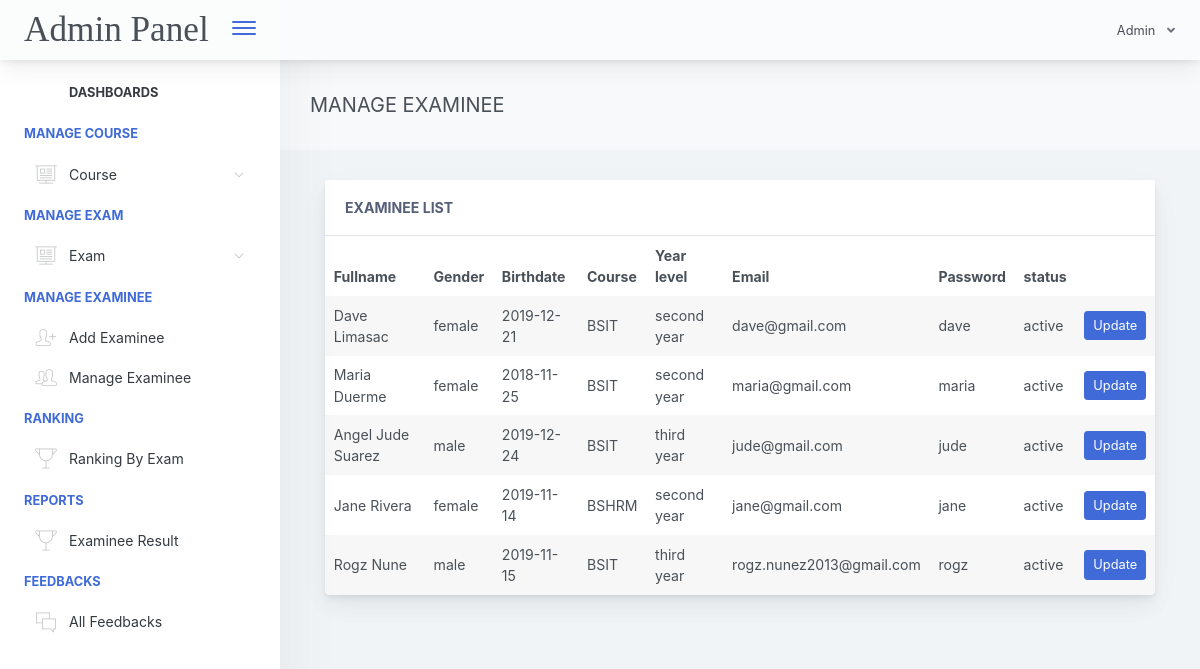
The page /adminpanel/admin/home.php?page=manage-examinee (signed in) on the database as committed earlier.
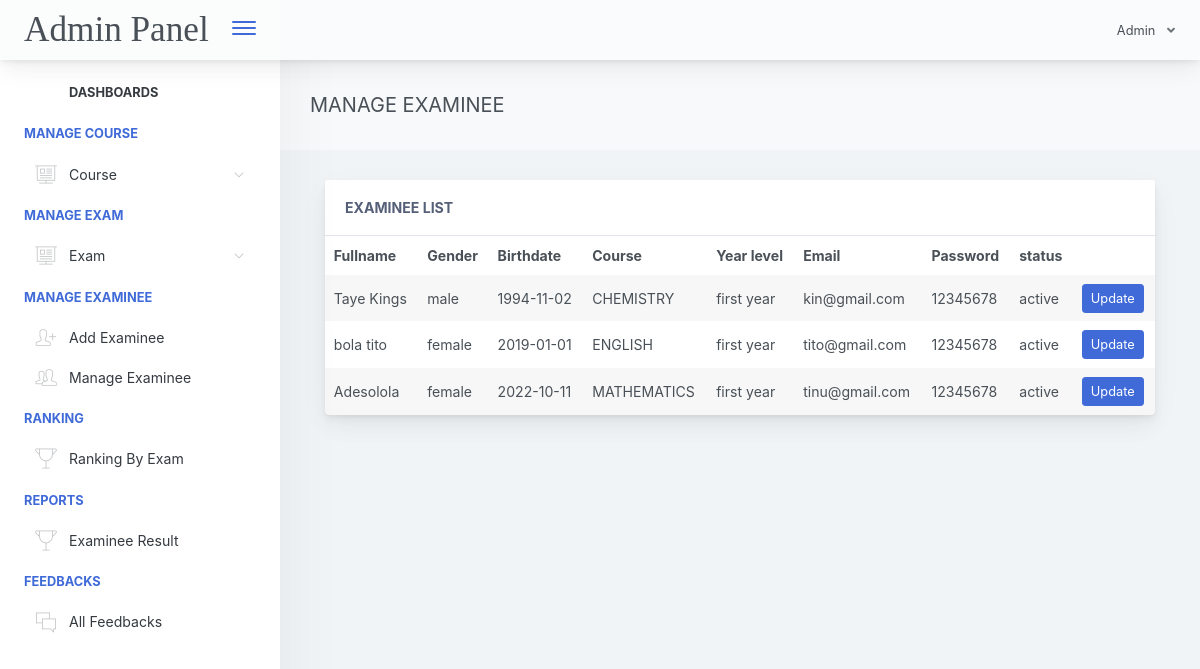
The same page on the database as committed later.
### tables this page shows
CREATE TABLE `examinee_tbl` (
  `exmne_id` int(11) NOT NULL,
  `exmne_fullname` varchar(1000) NOT NULL,
  `exmne_course` varchar(1000) NOT NULL,
  `exmne_gender` varchar(1000) NOT NULL,
  `exmne_birthdate` varchar(1000) NOT NULL,
  `exmne_year_level` varchar(1000) NOT NULL,
  `exmne_email` varchar(1000) NOT NULL,
  `exmne_password` varchar(1000) NOT NULL,
  `exmne_status` varchar(1000) NOT NULL DEFAULT 'active'
);

CREATE TABLE `course_tbl` (
  `cou_id` int(11) NOT NULL,
  `cou_name` varchar(1000) NOT NULL,
  `cou_created` timestamp NOT NULL DEFAULT current_timestamp() ON UPDATE current_timestamp()
);

### adminpanel/admin/pages/manage-examinee.php (the view, shortened to what this page needs)
<link rel="stylesheet" type="text/css" href="css/mycss.css">
<div class="app-main__outer">
        <div class="app-main__inner">
            <div class="app-page-title">
                <div class="page-title-wrapper">
                    <div class="page-title-heading">
                        <div>MANAGE EXAMINEE</div>
                    </div>
                </div>
            </div>
            <div class="col-md-12">
                <div class="main-card mb-3 card">
                    <div class="card-header">Examinee List
                    </div>
                    <div class="table-responsive">
                        <table class="align-middle mb-0 table table-borderless table-striped table-hover" id="tableList">
                            <thead>
                            <tr>
                                <th>Fullname</th>
                                <th>Gender</th>
                                <th>Birthdate</th>
                                <th>Course</th>
                                <th>Year level</th>
                                <th>Email</th>
                                <th>Password</th>
                                <th>status</th>
                                <th></th>
                            </tr>
                            </thead>
                            <tbody>
                              <?php
                                $selExmne = $conn->query("SELECT * FROM examinee_tbl ORDER BY exmne_id DESC ");
                                if($selExmne->rowCount() > 0)
                                {
                                    while ($selExmneRow = $selExmne->fetch(PDO::FETCH_ASSOC)) { ?>
                                        <tr>
                                           <td><?php echo $selExmneRow['exmne_fullname']; ?></td>
                                           <td><?php echo $selExmneRow['exmne_gender']; ?></td>
                                           <td><?php echo $selExmneRow['exmne_birthdate']; ?></td>
                                           <td>
                                            <?php
                                                 $exmneCourse = $selExmneRow['exmne_course'];
                                                 $selCourse = $conn->query("SELECT * FROM course_tbl WHERE cou_id='$exmneCourse' ")->fetch(PDO::FETCH_ASSOC);
                                                 echo $selCourse['cou_name'];
                                             ?>
                                            </td>
                                           <td><?php echo $selExmneRow['exmne_year_level']; ?></td>
                                           <td><?php echo $selExmneRow['exmne_email']; ?></td>
                                           <td><?php echo $selExmneRow['exmne_password']; ?></td>
                                           <td><?php echo $selExmneRow['exmne_status']; ?></td>
                                           <td>
                                               <a rel="facebox" href="facebox_modal/updateExaminee.php?id=<?php echo $selExmneRow['exmne_id']; ?>" class="btn btn-sm btn-primary">Update</a>
                                           </td>
                                        </tr>
                                    <?php }
                                }
                               ?>
                            </tbody>
                        </table>
                    </div>
                </div>
            </div>
</div>

### adminpanel/admin/includes/header.php (shortened to what this page needs)
<!doctype html>
<html lang="en">
<head>
    <link href="./main.css" rel="stylesheet">
    <link href="css/sweetalert.css" rel="stylesheet">
    <link href="css/facebox.css" rel="stylesheet">
</head>
<body id="body">
    <div class="app-container app-theme-white body-tabs-shadow fixed-sidebar fixed-header">
        <div class="app-header header-shadow">
            <div class="app-header__logo">
                <div style="font-family: Impact;font-size: 250%">Admin Panel</div>
                <div class="header__pane ml-auto">
                    <div>
                        <button type="button" class="hamburger close-sidebar-btn hamburger--elastic" data-class="closed-sidebar">
                            <span class="hamburger-box">
                                <span class="hamburger-inner"></span>
                            </span>
                        </button>
                    </div>
                </div>
            </div>
                <div class="app-header__content">
                <div class="app-header-right">
                    <div class="header-btn-lg pr-0">
                        <div class="widget-content p-0">
                            <div class="widget-content-wrapper">
                                <div class="widget-content-left">
                                    <div class="btn-group">
                                        <a data-toggle="dropdown" aria-haspopup="true" aria-expanded="false" class="p-0 btn">
                                            Admin
                                            <i class="fa fa-angle-down ml-2 opacity-8"></i>
                                        </a>
                                    </div>
                                </div>
                            </div>
                        </div>
                    </div>        </div>
            </div>
        </div>

### adminpanel/admin/home.php (shortened to what this page needs)
<?php include("includes/header.php"); ?>
<div class="app-main">
<?php include("includes/sidebar.php"); ?>
<?php
   @$page = $_GET['page'];
   if($page != '')
   {
     if($page == "add-course")
     {
     include("pages/add-course.php");
     }
     else if($page == "manage-course")
     {
     	include("pages/manage-course.php");
     }
     else if($page == "manage-exam")
     {
      include("pages/manage-exam.php");
     }
     else if($page == "manage-examinee")
     {
      include("pages/manage-examinee.php");
     }
   }
   else
   {
     include("pages/home.php");
   }
 ?>
<?php include("includes/footer.php"); ?>

### adminpanel/admin/includes/sidebar.php (shortened to what this page needs)
<div class="app-sidebar sidebar-shadow">
                     <div class="scrollbar-sidebar">
                     <div class="app-sidebar__inner">
                         <ul class="vertical-nav-menu">
                             <li class="app-sidebar__heading"><a href="home.php">Dashboards</a></li>
                             <li class="app-sidebar__heading">MANAGE COURSE</li>
                             <li>
                                 <a href="#">
                                      <i class="metismenu-icon pe-7s-display2"></i>
                                      Course
                                     <i class="metismenu-state-icon pe-7s-angle-down caret-left"></i>
                                 </a>
                             </li>
                             <li class="app-sidebar__heading">MANAGE EXAM</li>
                             <li>
                                 <a href="#">
                                      <i class="metismenu-icon pe-7s-display2"></i>
                                      Exam
                                     <i class="metismenu-state-icon pe-7s-angle-down caret-left"></i>
                                 </a>
                             </li>
                             <li class="app-sidebar__heading">MANAGE EXAMINEE</li>
                             <li>
                                 <a href="" data-toggle="modal" data-target="#modalForAddExaminee">
                                     <i class="metismenu-icon pe-7s-add-user">
                                     </i>Add Examinee
                                 </a>
                             </li>
                             <li>
                                 <a href="home.php?page=manage-examinee">
                                     <i class="metismenu-icon pe-7s-users">
                                     </i>Manage Examinee
                                 </a>
                             </li>
                             <li class="app-sidebar__heading">RANKING</li>
                             <li>
                                 <a href="home.php?page=ranking-exam">
                                     <i class="metismenu-icon pe-7s-cup">
                                     </i>Ranking By Exam
                                 </a>
                             </li>
                             <li class="app-sidebar__heading">REPORTS</li>
                             <li>
                                 <a href="home.php?page=examinee-result">
                                     <i class="metismenu-icon pe-7s-cup">
                                     </i>Examinee Result
                                 </a>
                             </li>
                              <li class="app-sidebar__heading">FEEDBACKS</li>
                             <li>
                                 <a href="home.php?page=feedbacks">
                                     <i class="metismenu-icon pe-7s-chat">
                                     </i>All Feedbacks
                                 </a>
                             </li>
                         </ul>
                     </div>
                 </div>
             </div>

### adminpanel/admin/includes/footer.php (shortened to what this page needs)
    </div>
        </div>
    </div>
<script type="text/javascript" src="./assets/scripts/main.js"></script></body>
</html>

Rows that differ between the two databases and show on the page:
removed examinee_tbl: exmne_fullname "Dave Limasac", exmne_gender "female", exmne_birthdate "2019-12-21", course_tbl.cou_name "BSIT", exmne_year_level "second year", exmne_email "dave@gmail.com", exmne_password "dave", exmne_status "active"
removed examinee_tbl: exmne_fullname "Maria Duerme", exmne_gender "female", exmne_birthdate "2018-11-25", course_tbl.cou_name "BSIT", exmne_year_level "second year", exmne_email "maria@gmail.com", exmne_password "maria", exmne_status "active"
removed examinee_tbl: exmne_fullname "Angel Jude Suarez", exmne_gender "male", exmne_birthdate "2019-12-24", course_tbl.cou_name "BSIT", exmne_year_level "third year", exmne_email "jude@gmail.com", exmne_password "jude", exmne_status "active"
removed examinee_tbl: exmne_fullname "Jane Rivera", exmne_gender "female", exmne_birthdate "2019-11-14", course_tbl.cou_name "BSHRM", exmne_year_level "second year", exmne_email "jane@gmail.com", exmne_password "jane", exmne_status "active"
removed examinee_tbl: exmne_fullname "Rogz Nune", exmne_gender "male", exmne_birthdate "2019-11-15", course_tbl.cou_name "BSIT", exmne_year_level "third year", exmne_email "rogz.nunez2013@gmail.com", exmne_password "rogz", exmne_status "active"
added examinee_tbl: exmne_fullname "Taye Kings", exmne_gender "male", exmne_birthdate "1994-11-02", course_tbl.cou_name "CHEMISTRY", exmne_year_level "first year", exmne_email "kin@gmail.com", exmne_password "12345678", exmne_status "active"
added examinee_tbl: exmne_fullname "bola tito", exmne_gender "female", exmne_birthdate "2019-01-01", course_tbl.cou_name "ENGLISH", exmne_year_level "first year", exmne_email "tito@gmail.com", exmne_password "12345678", exmne_status "active"
added examinee_tbl: exmne_fullname "Adesolola", exmne_gender "female", exmne_birthdate "2022-10-11", course_tbl.cou_name "MATHEMATICS", exmne_year_level "first year", exmne_email "tinu@gmail.com", exmne_password "12345678", exmne_status "active"
